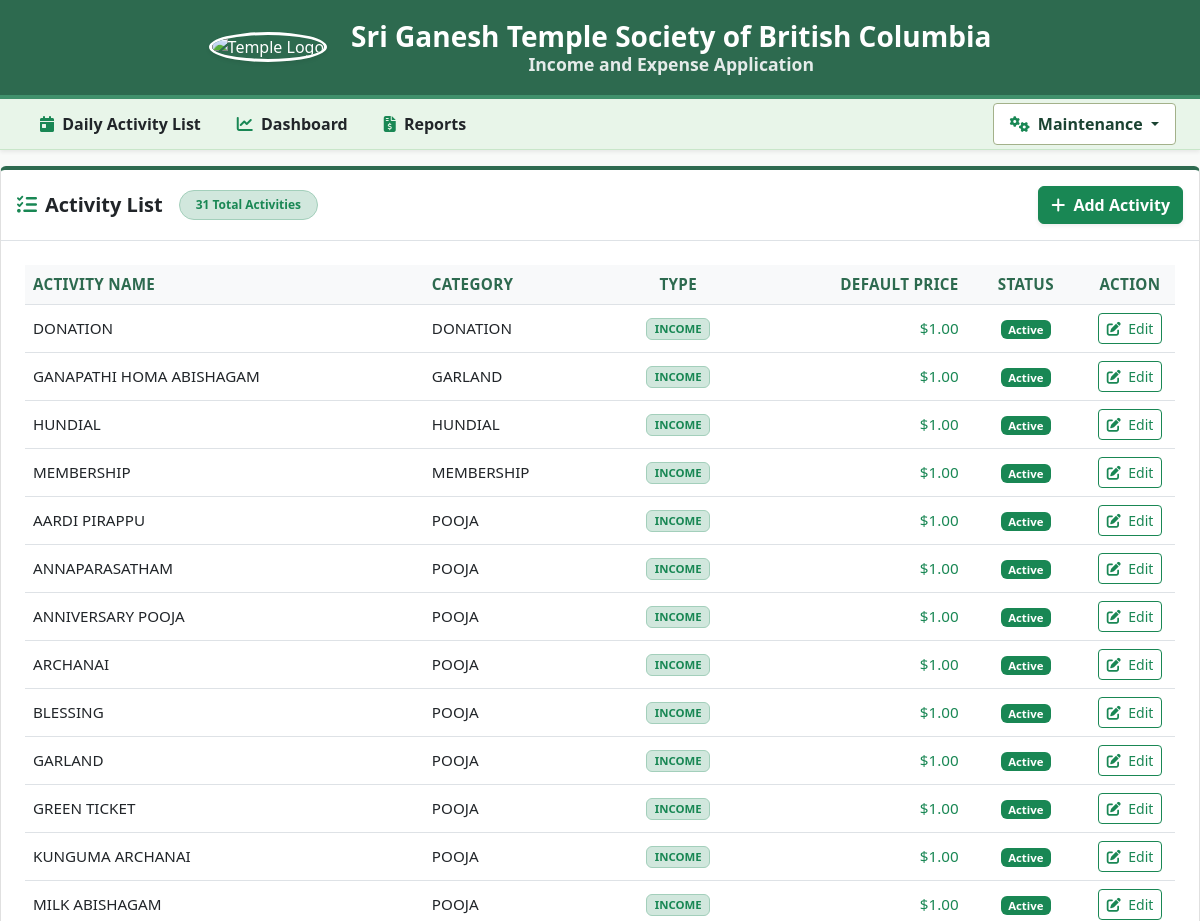
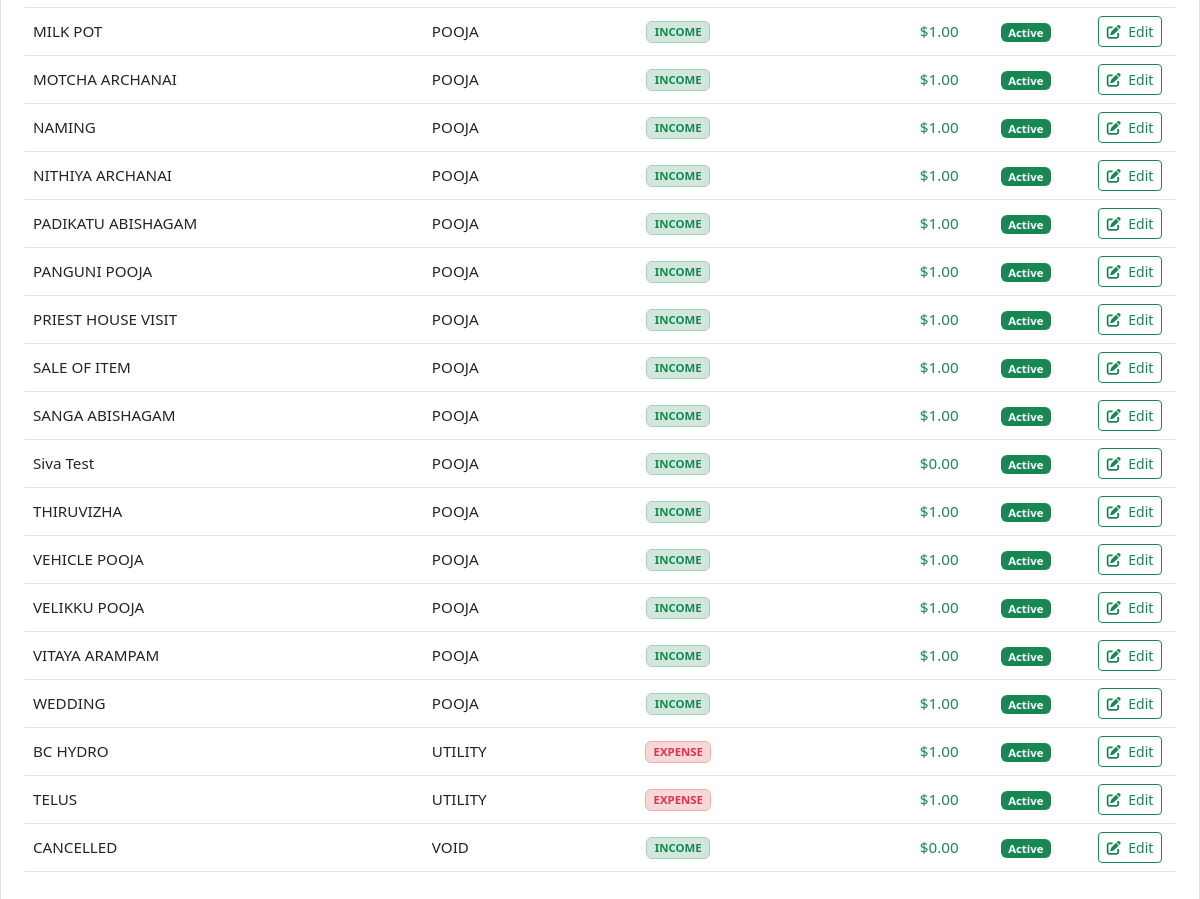
Page /maintenance/activity on the earlier database version (2 pictures, top to bottom).
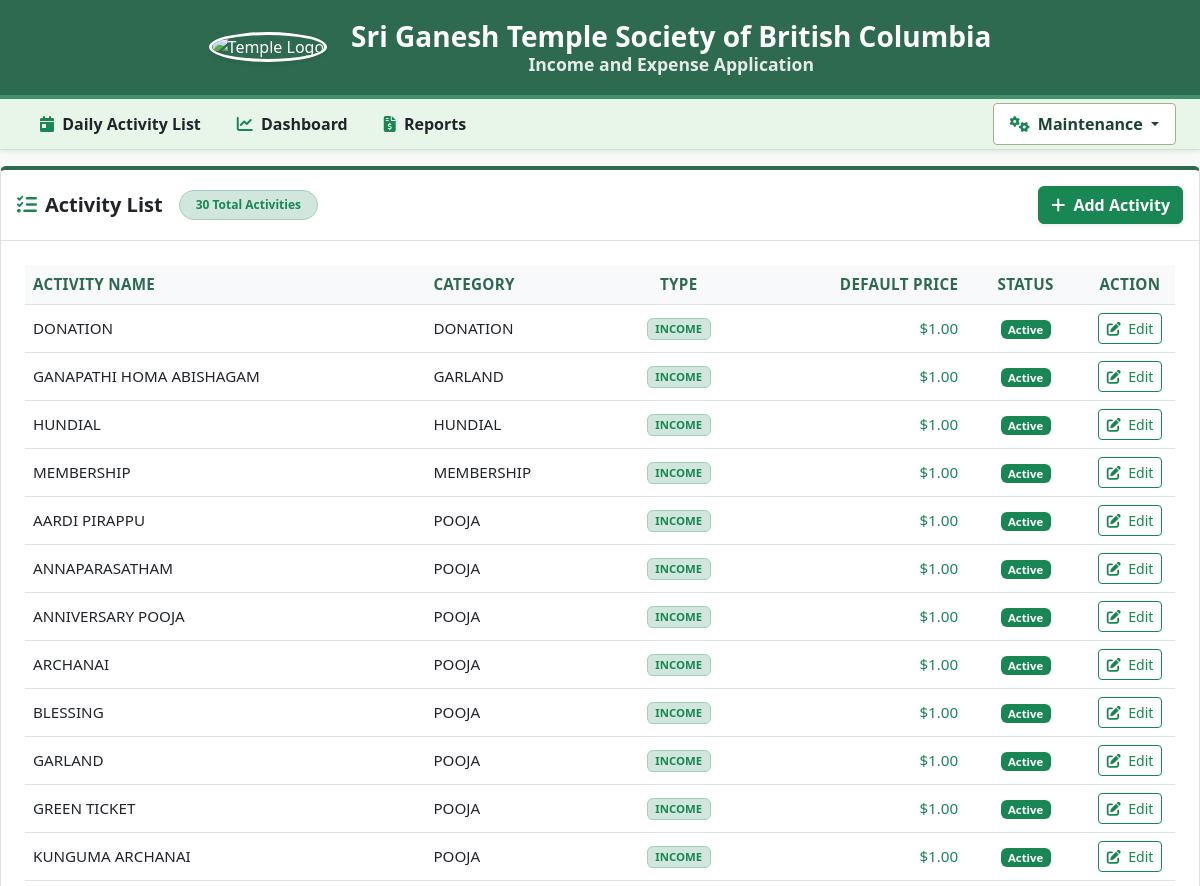
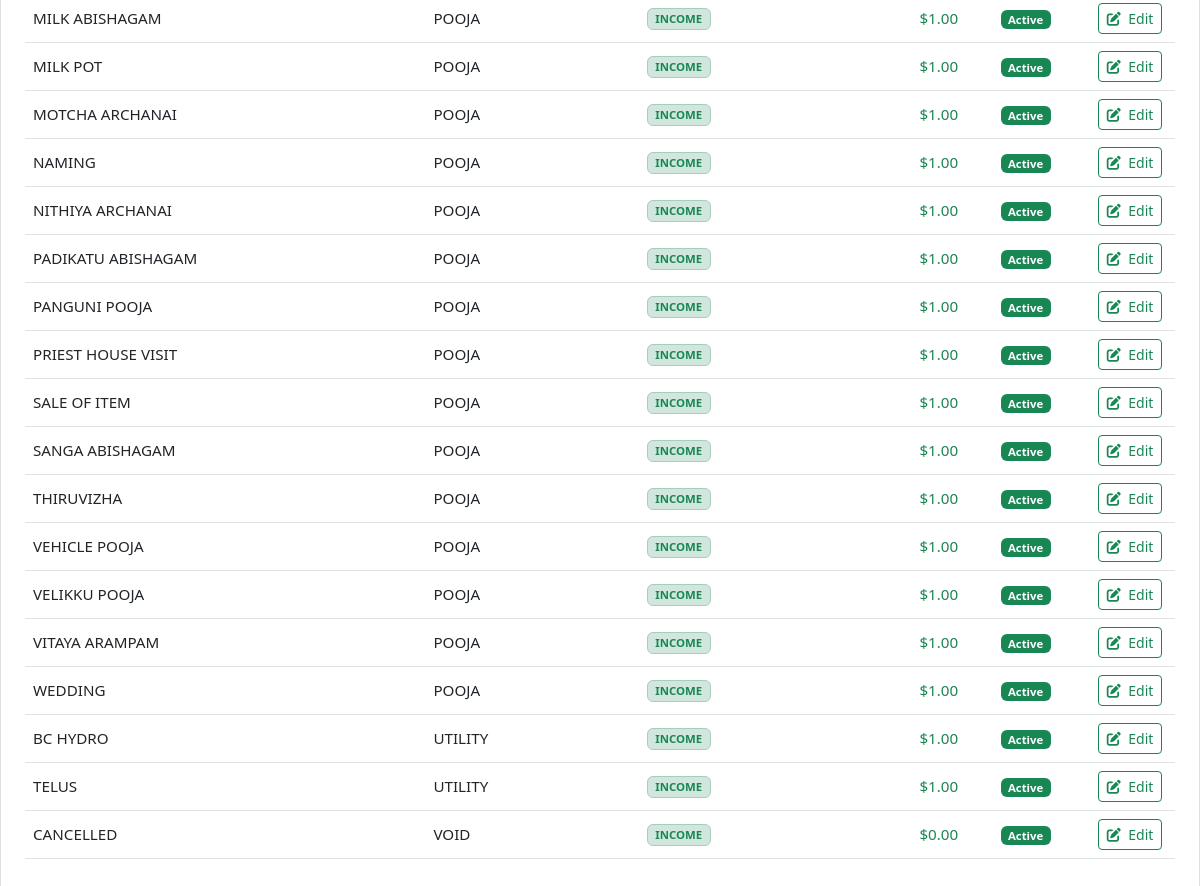
Same page on the later database version (2 pictures, top to bottom).
### tables this page shows
CREATE TABLE activity_lookup (
    activity_lookup_id INTEGER PRIMARY KEY AUTOINCREMENT,
    category_lookup_id INTEGER,
    activity_name TEXT NOT NULL,
    default_amount REAL DEFAULT 0.0,
    txn_type TEXT DEFAULT 'INCOME',
    is_active INTEGER DEFAULT 1,
    FOREIGN KEY (category_lookup_id) REFERENCES category_lookup(category_lookup_id)
);

CREATE TABLE category_lookup (
    category_lookup_id INTEGER PRIMARY KEY AUTOINCREMENT,
    category_name TEXT NOT NULL,
    is_active INTEGER DEFAULT 1
);

### app.py (the view)
@app.route('/maintenance/activity')
def activity_lookup_page():
    conn = get_db()
    edit_id = request.args.get('edit_id')
    editing_act = None
    if edit_id:
        editing_act = conn.execute("SELECT * FROM activity_lookup WHERE activity_lookup_id = ?", (edit_id,)).fetchone()
    activities = conn.execute("""
        SELECT a.*, c.category_name
        FROM activity_lookup a
        LEFT JOIN category_lookup c ON a.category_lookup_id = c.category_lookup_id
        ORDER BY c.category_name, a.activity_name
    """).fetchall()
    categories = conn.execute("SELECT * FROM category_lookup WHERE is_active = 1 ORDER BY category_name ASC").fetchall()
    conn.close()
    return render_template('activity_lookup.html', activities=activities, categories=categories, editing_act=editing_act)

### app.py (called while the page is built)
def get_db():
    conn = sqlite3.connect(DATABASE)
    conn.row_factory = sqlite3.Row
    conn.execute("PRAGMA foreign_keys = ON;")
    return conn

### templates/activity_lookup.html (shortened to what this page needs)
{% extends "base.html" %}
{% block content %}
<div class="row g-4">
    <div class="col-12">
        <div class="card card-sage shadow-sm">
            <div class="card-header bg-white py-3 border-bottom d-flex justify-content-between align-items-center">
                <div class="d-flex align-items-center gap-3">
                    <h5 class="card-title mb-0 fw-bold text-dark">
                        <i class="fa-solid fa-list-check me-2 text-success"></i>Activity List
                    </h5>
                    <span class="badge bg-success-subtle text-success border border-success-subtle px-3 py-2 rounded-pill fw-semibold">
                        {{ activities|length }} Total Activities
                    </span>
                </div>
                <button type="button" class="btn btn-success fw-bold shadow-sm" onclick="openAddForm()">
                    <i class="fa-solid fa-plus me-1"></i> Add Activity
                </button>
            </div>
            <div class="card-body p-4">
                <div class="table-responsive">
                    <table id="activityTable" class="table table-hover align-middle w-100">
                        <thead class="table-light border-bottom">
                            <tr>
                                <th scope="col" class="fw-bold">Activity Name</th>
                                <th scope="col" class="fw-bold">Category</th>
                                <th scope="col" class="fw-bold text-center">Type</th>
                                <th scope="col" class="fw-bold text-end">Default Price</th>
                                <th scope="col" class="fw-bold text-center">Status</th>
                                <th scope="col" class="fw-bold text-center" style="width: 90px;">Action</th>
                            </tr>
                        </thead>
                        <tbody>
                            {% for act in activities %}
                            <tr>
                                <td class="text-dark fw-medium">{{ act.activity_name }}</td>
                                <td class="text-dark">{{ act.category_name or '-' }}</td>
                                <td class="text-center">
                                    {% if act.txn_type == 'EXPENSE' %}
                                        <span class="badge bg-danger-subtle text-danger border border-danger-subtle fw-semibold">EXPENSE</span>
                                    {% else %}
                                        <span class="badge bg-success-subtle text-success border border-success-subtle fw-semibold">INCOME</span>
                                    {% endif %}
                                </td>
                                <td class="text-end text-success fw-semibold">${{ "%.2f"|format(act.default_amount or 0.0) }}</td>
                                <td class="text-center">
                                    {% if act.is_active == 1 %}
                                        <span class="badge bg-success">Active</span>
                                    {% else %}
                                        <span class="badge bg-secondary">Inactive</span>
                                    {% endif %}
                                </td>
                                <td class="text-center">
                                    <button type="button"
                                            class="btn btn-sm btn-outline-success edit-act-btn"
                                            data-id="{{ act.activity_lookup_id }}"
                                            data-name="{{ act.activity_name }}"
                                            data-category="{{ act.category_lookup_id }}"
                                            data-type="{{ act.txn_type or 'INCOME' }}"
                                            data-amount="{{ act.default_amount or 0.0 }}"
                                            data-active="{{ act.is_active }}"
                                            title="Edit Activity">
                                        <i class="fa-solid fa-pen-to-square me-1"></i> Edit
                                    </button>
                                </td>
                            </tr>
                            {% endfor %}
                        </tbody>
                    </table>
                </div>
            </div>
        </div>
    </div>
</div>
{% endblock %}

### templates/base.html (shortened to what this page needs)
<!DOCTYPE html>
<html lang="en">
<head>
    <link href="https://cdn.jsdelivr.net/npm/bootstrap@5.3.2/dist/css/bootstrap.min.css" rel="stylesheet">
    <link href="https://cdnjs.cloudflare.com/ajax/libs/font-awesome/6.4.0/css/all.min.css" rel="stylesheet">
    <link href="https://cdn.datatables.net/1.13.7/css/dataTables.bootstrap5.min.css" rel="stylesheet">
    <link rel="stylesheet" href="{{ url_for('static', filename='css/style.css') }}">
</head>
<body class="d-flex flex-column min-vh-100">
    <header class="bg-temple-header shadow-sm" style="padding: 1.25rem 2%;">
        <div class="container-fluid">
            <div class="row align-items-center justify-content-center text-center">
                <div class="col-auto mb-2 mb-md-0">
                    <img src="{{ url_for('static', filename='image/logo.png') }}"
                         alt="Temple Logo"
                         class="img-fluid rounded-circle border shadow-sm"
                         style="height: 4.8rem; width: 4.8rem; object-fit: cover; border-color: #ffffff !important; border-width: 0.2rem !important;">
                </div>
                <div class="col-12 col-md-auto text-center">
                    <h2 class="fw-bold text-white mb-0 fs-3 text-center">Sri Ganesh Temple Society of British Columbia</h2>
                    <h6 class="text-light mb-0 fw-semibold text-center" style="font-size: 1.1rem; opacity: 0.9;">Income and Expense Application</h6>
                </div>
            </div>
        </div>
    </header>
    <nav class="navbar navbar-expand-lg navbar-light bg-temple-accent shadow-sm py-1">
        <div class="container-fluid px-4">
            <div class="collapse navbar-collapse" id="navbarNav">
                <ul class="navbar-nav me-auto mb-2 mb-lg-0 gap-1 fw-semibold">
                    <li class="nav-item">
                        <a class="nav-link text-dark px-3 {% if request.endpoint == 'daily_activity_page' %}active{% endif %}" href="{{ url_for('daily_activity_page') }}">
                            <i class="fa-solid fa-calendar-day me-1 text-success"></i> Daily Activity List
                        </a>
                    </li>
                    <li class="nav-item">
                        <a class="nav-link text-dark px-3 {% if request.endpoint == 'dashboard_page' %}active{% endif %}" href="{{ url_for('dashboard_page') }}">
                            <i class="fa-solid fa-chart-line me-1 text-success"></i> Dashboard
                        </a>
                    </li>
                    <li class="nav-item">
                        <a class="nav-link text-dark px-3 {% if request.endpoint == 'reports_page' %}active{% endif %}" href="{{ url_for('reports_page') }}">
                            <i class="fa-solid fa-file-invoice-dollar me-1 text-success"></i> Reports
                        </a>
                    </li>
                </ul>
                <ul class="navbar-nav ms-auto">
                    <li class="nav-item dropdown">
                        <a class="nav-link dropdown-toggle btn btn-temple-maintenance btn-sm px-3 fw-semibold" href="#" id="maintenanceDropdown" role="button" data-bs-toggle="dropdown" aria-expanded="false">
                            <i class="fa-solid fa-gears me-1 text-success"></i> Maintenance
                        </a>
                    </li>
                </ul>
            </div>
        </div>
    </nav>
    <main class="flex-grow-1">
    <div class="container-fluid px-md-4 pt-3">
    </div>
    {% block content %}{% endblock %}
    </main>
</body>
</html>

### static/css/style.css (style rules this page uses)
body { background-color: #f8faf8; min-height: 100vh; display: flex; flex-direction: column; }
.bg-temple-header { background-color: #2d6a4f; color: #ffffff; border-bottom: 0.25rem solid #40916c; }
.bg-temple-accent { background-color: #e8f5e9; border-bottom: 0.1rem solid #c8e6c9; }
.btn-temple-maintenance { color: #1b4332; border: 0.1rem solid #a3b18a; background-color: #ffffff; transition: all 0.2s ease-in-out; }
.card-sage { border: 0.1rem solid #e0e0e0; border-top: 0.25rem solid #2d6a4f; }
.table-responsive { width: 100% !important; overflow-x: auto; }
table.dataTable tbody td, .table tbody td { font-weight: 400 !important; font-size: 0.95rem !important; }
table.dataTable thead th, .table thead th { font-size: 0.95rem !important; font-weight: 700 !important; letter-spacing: 0.02em; text-transform: uppercase; color: #2d6a4f !important; }

Differences in the rows shown:
removed activity_lookup: activity_name "Siva Test", category_name "POOJA", txn_type "INCOME", default_amount "0.00", is_active "Active"
changed activity_lookup "BC HYDRO": txn_type "EXPENSE" → "INCOME"
changed activity_lookup "TELUS": txn_type "EXPENSE" → "INCOME"
Other differences:
{{ activities|length }}: "31" → "30"
